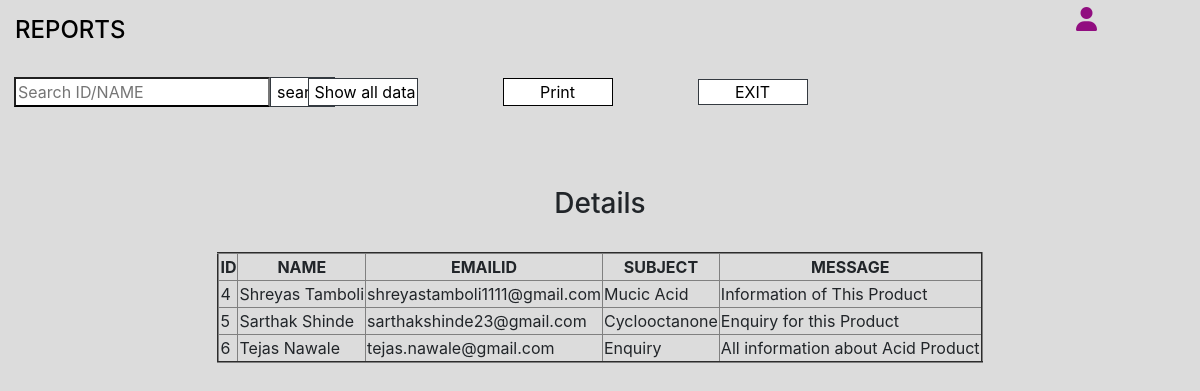
/Report.php, run on the app's committed database.
### tables this page shows
CREATE TABLE `contact` (
  `name` varchar(30) NOT NULL,
  `email` varchar(40) NOT NULL,
  `subject` varchar(40) NOT NULL,
  `message` varchar(255) NOT NULL,
  `id` int(11) NOT NULL
);

### Report.php (the view, shortened to what this page needs)
<!DOCTYPE html>
<html>
<head>
  <link rel="stylesheet" href="https://maxcdn.bootstrapcdn.com/bootstrap/4.5.0/css/bootstrap.min.css">
  <link rel="stylesheet" href="https://cdnjs.cloudflare.com/ajax/libs/font-awesome/4.7.0/css/font-awesome.min.css">
</head>
<body>
<form action="" method="POST">
   <div class="container-fluid con">
  <div class="row ">
    <div class="col-4">
      <div class="media">
  <div class="media-body">
    <h4 class="mt-3" style="color:black;">REPORTS</h4><br>
    </div>
  </div>
  </div>
  <div class=" offset-xl-6 col-xl-2 offset-sm-5 col-sm-3 offset-4 col-4">
    <div class="media">
  <div class="media-body">
    <a class=' btn fas fa-user align-style-center offset-4' id="btn" style='font-size: 2vw;color:#910E80;margin-left:4vw; '></a>
    </div>
  </div>
  </div>
  </div>
  </div>
<div class="container-fluid">
  <div class="form-group form-inline" >
  <div class="pl-0 col-3 ">
  <div class="input-group-append">
<input type="text" class="" name="search" placeholder="Search ID/NAME">
<input type="submit" name="search1" class="search1 border border-dark" value="search" ;>
</div>
  </div>
  <div class="pl-0 col-2">
<input type="submit" name="show" class="show border border-dark" value="Show all data" onclick="" style="width:110px;">
</div>
 <div class="pl-0 col-2 ">
<input type="button" onclick="print()" value="Print" style="width:110px;" class="">
  </div>
  <div class="pl-0 col-2 ">
<a type="button" name="exit" value="Exit" class="exit border border-dark" href="login.php" style="width:110px;text-align: center;">EXIT</a>
  </div>
</div>
</div>
<br>
<br>
<div class="container-fluid">
	<center><table id="table1" class="table1 " border="2">
    <center><h3 class="">Details</h3></center><br>
    <tr>
	<th><center>ID</center></th>
    <th><center>NAME</center></th>
    <th><center>EMAILID</center></th>
    <th><center>SUBJECT</center></th>
    <th><center>MESSAGE</center></th>
   </tr>
	</center>
<?php
$dbhost='localhost';
$dbname='jnexinc';
$dbusername='root';
$dbpass='';
$conn = mysqli_connect("$dbhost", "$dbusername", "$dbpass", "$dbname");
if(empty($_POST['search']) && empty($_POST['search2']) ){
$result1=mysqli_query($conn,"SELECT * FROM contact order by id ASC ");
$queryresult = mysqli_num_rows($result1);
    if($queryresult > 0 ){
 while($row=mysqli_fetch_array($result1))
{
	echo '<tr>';
   echo '<td>'  .$row['id']. '</td>';
   echo '<td>' .$row['name'].'</td>';
   echo '<td>' .$row['email'].'</td>';
  echo '<td>' .$row['subject'].'</td>';
  echo '<td>' .$row['message'].'</td>';
  echo '</tr>';
}
}
else{
}
}
?>
</div>
</body>
</html>

### Report.php (style rules this page uses)
body { background-image: url("f4.jpg"); background-color: #DCDCDC; }
.exit { color: black; width:50px; }
input[type=submit] { background-color:white; border: none; border-bottom: 2px solid #000000; }
input[type=text] { background-color:white; border-bottom: 2px solid #000000; }
input[type=button] { background-color:white; border:1px solid black; }
.exit { background-color:white; border:1px solid black; }
.show { background-color: none; }

### data on the page
contact: id "4", name "Shreyas Tamboli", email "shreyastamboli1111@gmail.com", subject "Mucic Acid", message "Information of This Product"
contact: id "5", name "Sarthak Shinde", email "sarthakshinde23@gmail.com", subject "Cyclooctanone", message "Enquiry for this Product"
contact: id "6", name "Tejas Nawale", email "tejas.nawale@gmail.com", subject "Enquiry", message "All information about Acid Product"
